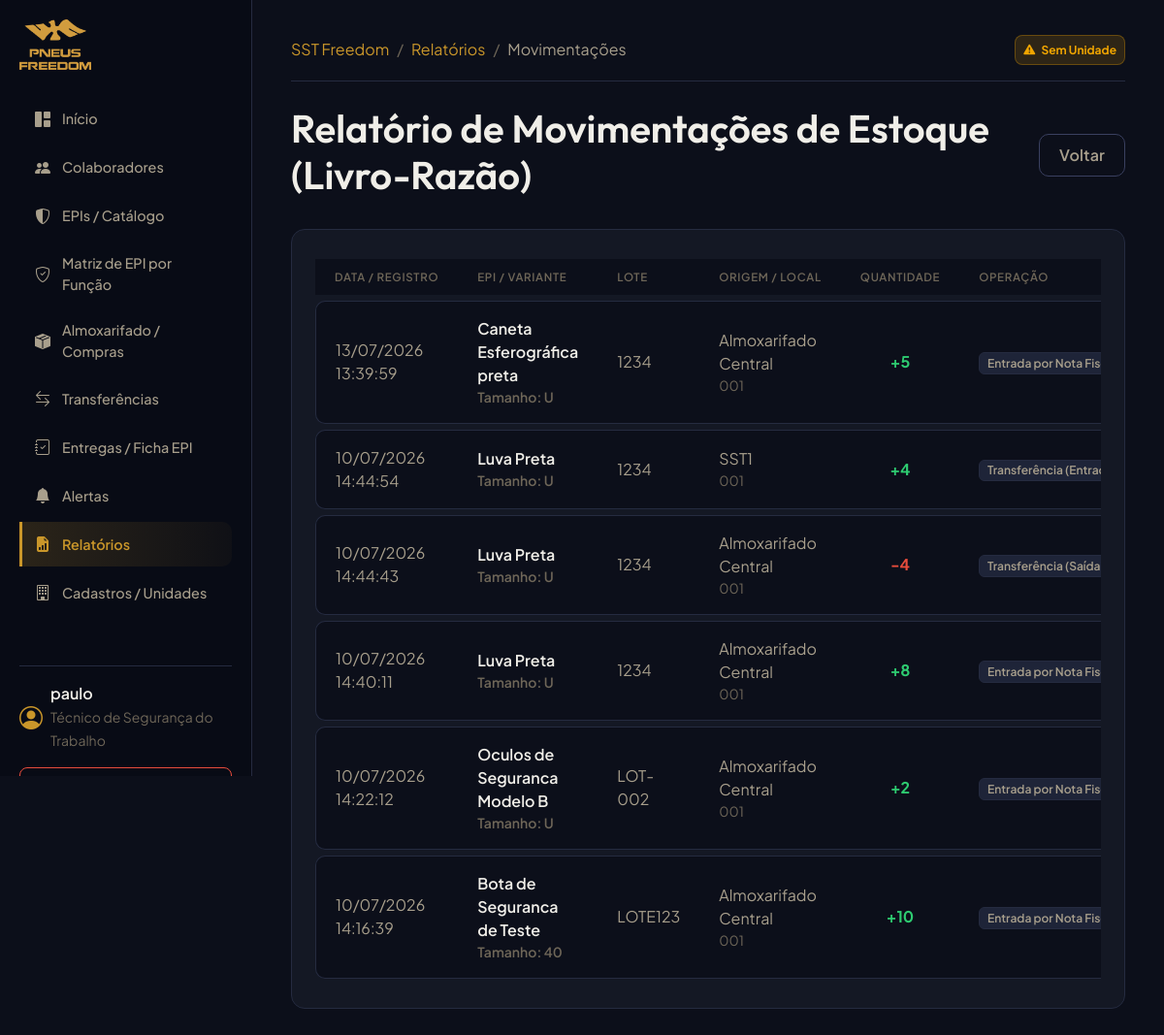
The app's page /reports/stock-movements/ (signed in), older data.
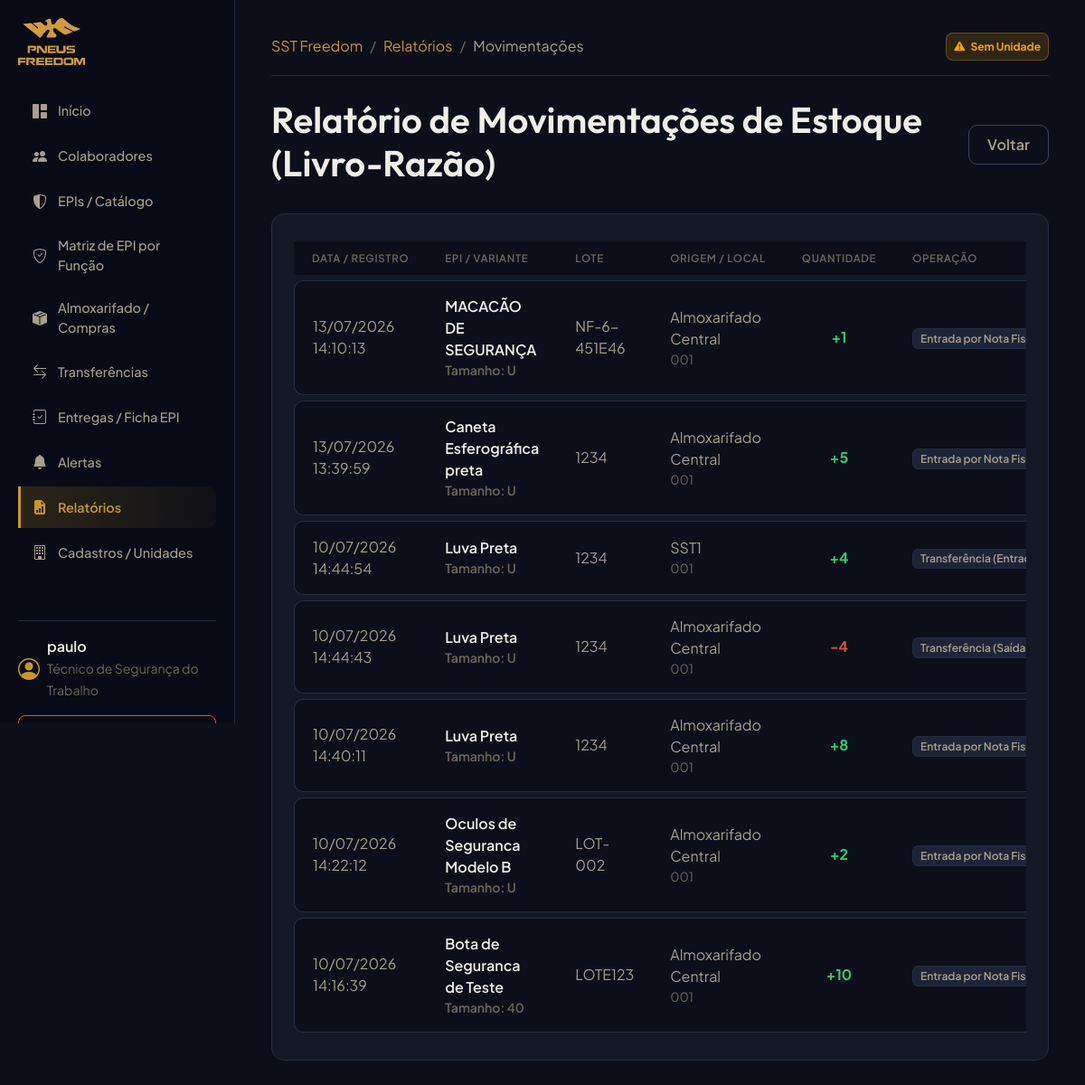
The same page, newer data.
### inventory/models.py (models this page shows, shortened)
class StockMovement(models.Model):
    TYPE_CHOICES = (
        ('ENTRADA_COMPRA', 'Entrada por Nota Fiscal'),
        ('TRANSFERENCIA_SAIDA', 'Transferência (Saída)'),
        ('TRANSFERENCIA_ENTRADA', 'Transferência (Entrada)'),
        ('ENTREGA_COLABORADOR', 'Entrega a Colaborador'),
        ('DEVOLUCAO_COLABORADOR', 'Devolução de Colaborador'),
        ('AJUSTE_POSITIVO', 'Ajuste de Entrada Manual'),
        ('AJUSTE_NEGATIVO', 'Ajuste de Saída Manual'),
        ('BAIXA_DANO', 'Baixa por Dano'),
        ('BAIXA_PERDA', 'Baixa por Perda'),
        ('BAIXA_VENCIMENTO', 'Baixa por Vencimento'),
        ('ESTORNO', 'Estorno Controlado'),
    )
    unit = models.ForeignKey(Unit, on_delete=models.PROTECT, related_name='stock_movements', verbose_name="Unidade")
    location = models.ForeignKey(InventoryLocation, on_delete=models.PROTECT, related_name='stock_movements', verbose_name="Local de Estoque")
    product_variant = models.ForeignKey('ppe.ProductVariant', on_delete=models.PROTECT, related_name='stock_movements', verbose_name="Variante de EPI")
    lot = models.ForeignKey(Lot, on_delete=models.PROTECT, related_name='stock_movements', verbose_name="Lote")
    quantity = models.IntegerField(verbose_name="Quantidade")
    cost_unit = models.DecimalField(max_digits=10, decimal_places=2, verbose_name="Custo Unitário Histórico")
    movement_type = models.CharField(max_length=30, choices=TYPE_CHOICES, verbose_name="Tipo de Movimento")
    user = models.ForeignKey(settings.AUTH_USER_MODEL, on_delete=models.PROTECT, related_name='stock_movements', verbose_name="Usuário Responsável")
    notes = models.TextField(blank=True, null=True, verbose_name="Observações/Justificativa")
    created_at = models.DateTimeField(auto_now_add=True, verbose_name="Data/Hora do Registro")
    idempotency_key = models.CharField(max_length=100, blank=True, null=True, verbose_name="Chave de Idempotência")
    correlation_id = models.CharField(max_length=100, blank=True, null=True, verbose_name="ID de Correlação")
    class Meta:
        verbose_name = "Movimentação de Estoque"
        verbose_name_plural = "Movimentações de Estoque"
        ordering = ['-created_at']

class Lot(models.Model):
    product_variant = models.ForeignKey('ppe.ProductVariant', on_delete=models.PROTECT, related_name='lots', verbose_name="Variante de EPI")
    fiscal_note = models.ForeignKey(FiscalNote, on_delete=models.PROTECT, blank=True, null=True, related_name='lots', verbose_name="Nota Fiscal")
    ca = models.ForeignKey('ppe.CertificadoAprovacao', on_delete=models.PROTECT, blank=True, null=True, verbose_name="C.A. (Certificado de Aprovação)")
    identificador = models.CharField(max_length=100, verbose_name="Lote do Fabricante")
    data_fabricacao = models.DateField(blank=True, null=True, verbose_name="Data de Fabricação")
    data_validade = models.DateField(verbose_name="Validade Física do Produto")
    quantidade_inicial = models.IntegerField(verbose_name="Quantidade Inicial")
    custo_unitario = models.DecimalField(max_digits=10, decimal_places=2, verbose_name="Custo Unitário")
    criado_em = models.DateTimeField(auto_now_add=True, verbose_name="Criado em")
    class Meta:
        verbose_name = "Lote"
        verbose_name_plural = "Lotes"
        unique_together = ('product_variant', 'identificador')

### ppe/models.py (models this page shows, shortened)
class ProductVariant(models.Model):
    product = models.ForeignKey(Product, on_delete=models.CASCADE, related_name='variants', verbose_name="Produto")
    tamanho = models.CharField(max_length=20, default="U", verbose_name="Tamanho/Numeração/Grade")
    sku = models.CharField(max_length=100, blank=True, null=True, verbose_name="SKU / Código Interno")
    codigo_barras = models.CharField(max_length=100, blank=True, null=True, verbose_name="Código de Barras")
    estoque_minimo = models.IntegerField(default=0, verbose_name="Estoque Mínimo")
    estoque_maximo = models.IntegerField(blank=True, null=True, verbose_name="Estoque Máximo")
    ativo = models.BooleanField(default=True, verbose_name="Ativo")
    class Meta:
        verbose_name = "Variante de EPI"
        verbose_name_plural = "Variantes de EPI"
        unique_together = ('product', 'tamanho')

class Product(models.Model):
    TIPO_PRODUTO_CHOICES = (
        ('EPI', 'EPI'),
        ('MATERIAL_SEGURANCA', 'Material de Segurança'),
        ('MATERIAL_CONSUMO', 'Material de Consumo'),
        ('FERRAMENTA', 'Ferramenta'),
        ('UNIFORME', 'Uniforme'),
        ('OUTRO', 'Outro'),
    )
    CATEGORIA_CHOICES = (
        ('PROTECAO_CABECA', 'Proteção da Cabeça'),
        ('PROTECAO_AUDITIVA', 'Proteção Auditiva'),
        ('PROTECAO_RESPIRATORIA', 'Proteção Respiratória'),
        ('PROTECAO_OCULAR', 'Proteção Ocular e Facial'),
        ('PROTECAO_TRONCO', 'Proteção do Tronco'),
        ('PROTECAO_MEMBROS_SUP', 'Proteção dos Membros Superiores'),
        ('PROTECAO_MEMBROS_INF', 'Proteção dos Membros Inferiores'),
        ('VESTUARIO', 'Vestuário / Fardamento'),
        ('OUTRO', 'Outro'),
    )
    nome = models.CharField(max_length=255, verbose_name="Nome do Produto")
    tipo_produto = models.CharField(max_length=50, choices=TIPO_PRODUTO_CHOICES, default='EPI', verbose_name="Tipo de Produto")
    categoria = models.CharField(max_length=50, choices=CATEGORIA_CHOICES, blank=True, null=True, default='OUTRO', verbose_name="Categoria de Proteção")
    ca_numero = models.CharField(max_length=50, blank=True, null=True, verbose_name="C.A. (Certificado de Aprovação)")
    descricao = models.TextField(blank=True, null=True, verbose_name="Descrição")
    unidade_medida = models.CharField(max_length=20, default="UND", verbose_name="Unidade de Medida")
    fabricante = models.CharField(max_length=255, blank=True, null=True, verbose_name="Fabricante Padrão")
    exige_ca = models.BooleanField(default=True, verbose_name="Exige C.A. (Certificado de Aprovação)")
    controlado_individualmente = models.BooleanField(default=True, verbose_name="Controlado Individualmente")
    ativo = models.BooleanField(default=True, verbose_name="Ativo")
    class Meta:
        verbose_name = "EPI / Produto"
        verbose_name_plural = "EPIs / Produtos"

### organizations/models.py (models this page shows, shortened)
class InventoryLocation(models.Model):
    ALMOXARIFADO = 'ALMOXARIFADO'
    SST = 'SST'
    OUTRO = 'OUTRO'
    TIPO_CHOICES = (
        (ALMOXARIFADO, 'Almoxarifado'),
        (SST, 'Estoque SST'),
        (OUTRO, 'Outro'),
    )
    unit = models.ForeignKey(Unit, on_delete=models.PROTECT, related_name='inventory_locations', verbose_name="Unidade")
    codigo = models.CharField(max_length=50, verbose_name="Código do Local")
    nome = models.CharField(max_length=255, verbose_name="Nome do Local")
    tipo = models.CharField(max_length=20, choices=TIPO_CHOICES, default=ALMOXARIFADO, verbose_name="Tipo de Local")
    ativo = models.BooleanField(default=True, verbose_name="Ativo")
    class Meta:
        verbose_name = "Local de Estoque"
        verbose_name_plural = "Locais de Estoque"
        unique_together = ('unit', 'codigo')

class Unit(models.Model):
    company = models.ForeignKey(Company, on_delete=models.PROTECT, related_name='units', verbose_name="Empresa")
    codigo = models.CharField(max_length=50, unique=True, verbose_name="Código da Unidade")
    nome = models.CharField(max_length=255, verbose_name="Nome da Unidade")
    cidade = models.CharField(max_length=100, verbose_name="Cidade")
    estado = models.CharField(max_length=2, verbose_name="UF")
    ativo = models.BooleanField(default=True, verbose_name="Ativo")
    class Meta:
        verbose_name = "Unidade"
        verbose_name_plural = "Unidades"

### core/views.py (the view)
# urls.py: path("reports/stock-movements/", ReportStockMovementsView.as_view(), name="report_stock_movements"),
class ReportStockMovementsView(LoginRequiredMixin, ListView):
    model = StockMovement
    template_name = "reports/stock_movements.html"
    context_object_name = "movements"
    def get_queryset(self):
        user = self.request.user
        user_units = user.units.all()
        if user.is_superuser and not user_units.exists():
            from organizations.models import Unit
            user_units = Unit.objects.all()
        return StockMovement.objects.filter(unit__in=user_units).select_related('product_variant__product', 'location', 'lot', 'user')

### accounts/models.py (called while the page is built)
    def is_tecnico(self):
        return self.profile_type == self.TECNICO_SST or self.is_superuser

    def is_almoxarife(self):
        return self.profile_type == self.ALMOXARIFE or self.is_superuser

### templates/reports/stock_movements.html (shortened to what this page needs)
{% extends "base.html" %}
{% block breadcrumbs %}
<li class="breadcrumb-item"><a href="{% url 'report_list' %}" class="text-primary text-decoration-none">Relatórios</a></li>
<li class="breadcrumb-item active text-secondary" aria-current="page">Movimentações</li>
{% endblock %}
{% block content %}
<div class="d-flex justify-content-between align-items-center mb-4">
    <h1>Relatório de Movimentações de Estoque (Livro-Razão)</h1>
    <a href="{% url 'report_list' %}" class="btn btn-outline-secondary btn-premium">Voltar</a>
</div>
<div class="card-premium">
    <div class="table-responsive">
        <table class="table table-premium mb-0">
            <thead>
                <tr>
                    <th class="text-muted border-0">Data / Registro</th>
                    <th class="text-muted border-0">EPI / Variante</th>
                    <th class="text-muted border-0">Lote</th>
                    <th class="text-muted border-0">Origem / Local</th>
                    <th class="text-muted border-0 text-center">Quantidade</th>
                    <th class="text-muted border-0">Operação</th>
                </tr>
            </thead>
            <tbody>
                {% for mov in movements %}
                <tr>
                    <td>{{ mov.created_at|date:"d/m/Y H:i:s" }}</td>
                    <td class="text-light fw-semibold">
                        {{ mov.product_variant.product.nome }}
                        <small class="text-muted d-block">Tamanho: {{ mov.product_variant.tamanho }}</small>
                    </td>
                    <td>{{ mov.lot.identificador }}</td>
                    <td>{{ mov.location.nome }} <small class="text-muted d-block">{{ mov.unit.codigo }}</small></td>
                    <td class="text-center fw-bold {% if mov.quantity > 0 %}text-success{% else %}text-danger{% endif %}">
                        {% if mov.quantity > 0 %}+{% endif %}{{ mov.quantity }}
                    </td>
                    <td>
                        <span class="badge bg-secondary">{{ mov.get_movement_type_display }}</span>
                    </td>
                </tr>
                {% empty %}
                <tr>
                    <td colspan="7" class="text-center text-muted border-0 py-4">Nenhuma movimentação de estoque registrada.</td>
                </tr>
                {% endfor %}
            </tbody>
        </table>
    </div>
</div>
{% endblock %}

Row changes from the older to the newer data that the page shows:
added StockMovement: created_at "13/07/2026 14:10:13", product_variant.product.nome "MACACÃO DE SEGURANÇA", product_variant.tamanho "U", lot.identificador "NF-6-451E46", location.nome "Almoxarifado Central", unit.codigo "001", quantity "1", movement_type "Entrada por Nota…"
